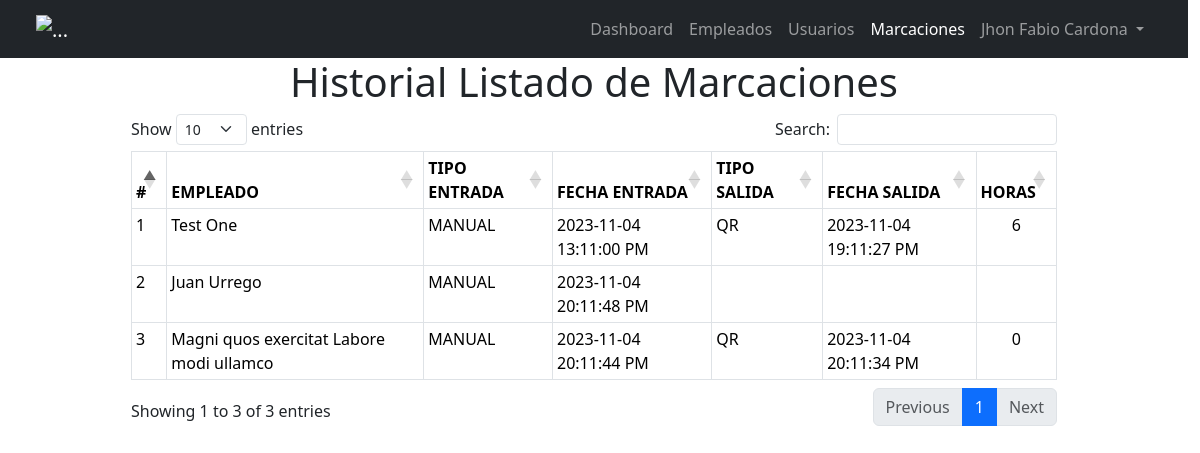
The page /admin/index.php?ruta=marcaciones (signed in) on the database its author committed.
### tables this page shows
CREATE TABLE IF NOT EXISTS `marcaciones` (
  `id` bigint unsigned NOT NULL AUTO_INCREMENT,
  `empleado_id` bigint unsigned NOT NULL,
  `entrada` timestamp NOT NULL,
  `tipo_entrada` varchar(50) NOT NULL,
  `salida` timestamp NULL DEFAULT NULL,
  `tipo_salida` varchar(50) DEFAULT NULL,
  `registro` timestamp NOT NULL DEFAULT CURRENT_TIMESTAMP,
  PRIMARY KEY (`id`),
  KEY `FK_empleado_id_marcaciones` (`empleado_id`),
  CONSTRAINT `FK_empleado_id_marcaciones` FOREIGN KEY (`empleado_id`) REFERENCES `empleados` (`id`) ON DELETE CASCADE ON UPDATE CASCADE
);

### admin/Controllers/AppController.php (called while the page is built)
<?php
class AppController
{
    public static function startApp()
    {
        include __DIR__ . "/../Views/template.php";
    }
}

### admin/index.php (called while the page is built, shortened)
<?php
include "./Models/Conexion.php";
include "./Controllers/AppController.php";
include "./Controllers/MarcacionController.php";
AppController::startApp();
?>

### admin/Models/Conexion.php (called while the page is built)
<?php
class Conexion
{
    public static  function conectar()
    {
        $ip = 'localhost';
        $db = 'marcaciones';
        $user_db = 'root';
        $passwod_db = '';
        try {
            $conexion = new PDO("mysql:host=$ip;dbname=$db", $user_db, $passwod_db, [
                PDO::ATTR_PERSISTENT => true,
                PDO::MYSQL_ATTR_INIT_COMMAND => "SET NAMES utf8"
            ]);
            return $conexion;
        } catch (\Throwable $e) {
            print $e->getMessage();
            die();
        }
    }
}

### admin/Models/Marcacion.php (called while the page is built, shortened)
<?php
 class Marcacion
 {
   public static function listar()
   {
      $stmt = Conexion::conectar()->prepare("SELECT m.id, m.empleado_id,
            DATE_FORMAT(m.entrada, '%Y-%m-%d %H:%m:%s %p') AS entrada,
            DATE_FORMAT(m.salida, '%Y-%m-%d %H:%m:%s %p') AS salida,
            TIMESTAMPDIFF(HOUR ,m.entrada, m.salida) AS horas,
            CONCAT(e.nombre, ' ', e.apellido) AS empleado,
            tipo_entrada,
            tipo_salida
         FROM marcaciones m
         JOIN empleados e ON e.id = m.empleado_id
      ");
      $stmt->execute();
      $retorno = $stmt->rowCount() > 0 ? $stmt->fetchAll(PDO::FETCH_ASSOC) : [];
      return $retorno;
   }
 }
?>

### admin/Controllers/MarcacionController.php (called while the page is built, shortened)
<?php
include __DIR__ . "/../Models/Marcacion.php";
class MarcacionController
{
    public static function listar()
    {
        return Marcacion::listar();
    }
}

### admin/Views/modulos/marcaciones.php (the view, shortened to what this page needs)
<?php
$marcaciones = MarcacionController::listar();
?>
<div class="container">
    <div class="row justify-content-center">
        <div class="col-12 col-sm-10 ">
            <h1 class="text-center">Historial Listado de Marcaciones</h1>
            <table class="table table-sm table-bordered table-stripe table-hover w-full " id="tblMarcaciones">
                <thead class="thead-light">
                    <tr>
                        <th>#</th>
                        <th>EMPLEADO</th>
                        <th>TIPO ENTRADA</th>
                        <th>FECHA ENTRADA</th>
                        <th>TIPO SALIDA</th>
                        <th>FECHA SALIDA</th>
                        <th>HORAS</th>
                    </tr>
                </thead>
                <tbody>
                    <?php if (count($marcaciones) > 0) : ?>
                        <?php foreach ($marcaciones as $key => $marcacion) : ?>
                            <tr>
                                <td><?= $marcacion['id'] ?></td>
                                <td><?= $marcacion['empleado'] ?></td>
                                <td><?= $marcacion['tipo_entrada'] ?></td>
                                <td><?= $marcacion['entrada'] ?></td>
                                <td><?= $marcacion['tipo_salida'] ?></td>
                                <td><?= $marcacion['salida'] ?></td>
                                <td class="text-center"><?= $marcacion['horas'] ?></td>
                            </tr>
                        <?php endforeach ?>
                    <?php else :  ?>
                    <?php endif ?>
                </tbody>
            </table>
        </div>
    </div>
</div>

### rows shown on the page
marcaciones: id "1", empleado "Test One", tipo_entrada "MANUAL", entrada "2023-11-04 13:11:00 PM", tipo_salida "QR", salida "2023-11-04 19:11:27 PM", horas "6"
marcaciones: id "2", empleado "Juan Urrego", tipo_entrada "MANUAL", entrada "2023-11-04 20:11:48 PM"
marcaciones: id "3", empleado "Magni quos exercitat Labore modi ullamco", tipo_entrada "MANUAL", entrada "2023-11-04 20:11:44 PM", tipo_salida "QR", salida "2023-11-04 20:11:34 PM", horas "0"

### other values the page prints
$_SESSION['nombre'] "Jhon Fabio Cardona"
